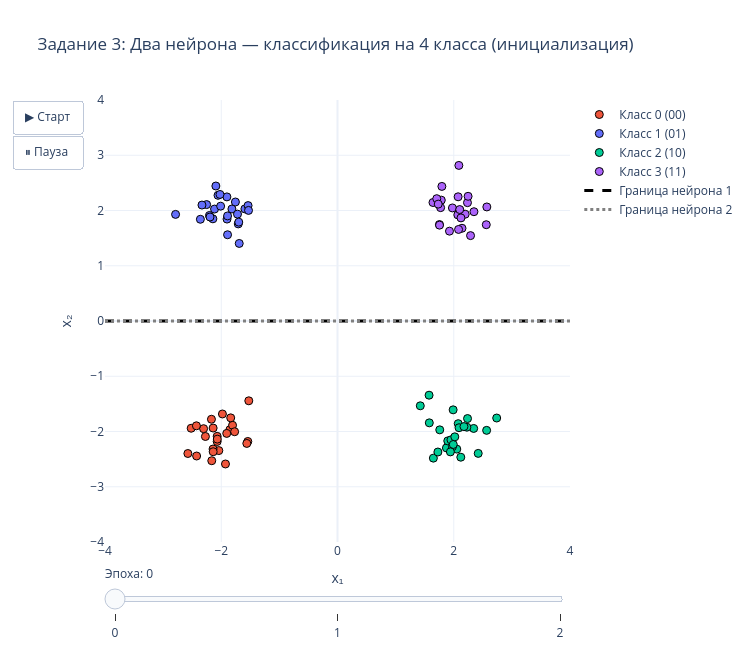

Write notebook code for a chart like this one.
### Markdown cell above
### Визуализация: точки и две разделяющие границы

### Code cell
color_map = {0: '#EF553B', 1: '#636EFA', 2: '#00CC96', 3: '#AB63FA'}
class_labels = {
    0: 'Класс 0 (00)',
    1: 'Класс 1 (01)',
    2: 'Класс 2 (10)',
    3: 'Класс 3 (11)'
}

fig4 = go.Figure()

for cls in range(4):
    mask = t4 == cls
    fig4.add_trace(go.Scatter(
        x=X4[mask, 0], y=X4[mask, 1],
        mode='markers',
        marker=dict(size=8, color=color_map[cls], line=dict(width=1, color='black')),
        name=class_labels[cls]
    ))

x_range = np.linspace(-4, 4, 200)

def multi_boundary_xy(weights, bias, y_limits=(-4, 4)):
    if abs(weights[1]) > 1e-9:
        return x_range, -(weights[0] * x_range + bias) / weights[1]
    if abs(weights[0]) > 1e-9:
        x_val = -bias / weights[0]
        return np.array([x_val, x_val]), np.array(y_limits)
    return x_range, np.zeros_like(x_range)

x_b1_0, y_b1_0 = multi_boundary_xy(perc4.weights_history_n1[0], perc4.bias_history_n1[0])
x_b2_0, y_b2_0 = multi_boundary_xy(perc4.weights_history_n2[0], perc4.bias_history_n2[0])

fig4.add_trace(go.Scatter(
    x=x_b1_0, y=y_b1_0,
    mode='lines', line=dict(color='black', width=3, dash='dash'),
    name='Граница нейрона 1'
))
fig4.add_trace(go.Scatter(
    x=x_b2_0, y=y_b2_0,
    mode='lines', line=dict(color='gray', width=3, dash='dot'),
    name='Граница нейрона 2'
))

frames4 = []
for epoch_idx in range(len(perc4.weights_history_n1)):
    x_b1_f, y_b1_f = multi_boundary_xy(perc4.weights_history_n1[epoch_idx], perc4.bias_history_n1[epoch_idx])
    x_b2_f, y_b2_f = multi_boundary_xy(perc4.weights_history_n2[epoch_idx], perc4.bias_history_n2[epoch_idx])
    subtitle = 'инициализация' if epoch_idx == 0 else f'эпоха {epoch_idx}, ошибок: {perc4.errors_per_epoch[epoch_idx - 1]}'
    frames4.append(go.Frame(
        data=[
            go.Scatter(x=x_b1_f, y=y_b1_f),
            go.Scatter(x=x_b2_f, y=y_b2_f),
        ],
        traces=[4, 5],
        name=str(epoch_idx),
        layout=go.Layout(title=f'Задание 3: Два нейрона — классификация на 4 класса ({subtitle})')
    ))

fig4.frames = frames4

fig4.update_layout(
    title='Задание 3: Два нейрона — классификация на 4 класса (инициализация)',
    xaxis_title='x₁', yaxis_title='x₂',
    xaxis=dict(range=[-4, 4]),
    yaxis=dict(range=[-4, 4]),
    template='plotly_white',
    width=750, height=650,
    updatemenus=[dict(
        type='buttons',
        showactive=False,
        buttons=[
            dict(label='▶ Старт', method='animate', args=[None, dict(frame=dict(duration=700, redraw=True), fromcurrent=True)]),
            dict(label='⏸ Пауза', method='animate', args=[[None], dict(frame=dict(duration=0, redraw=False), mode='immediate')]),
        ]
    )],
    sliders=[dict(
        active=0,
        currentvalue=dict(prefix='Эпоха: '),
        steps=[
            dict(
                method='animate',
                args=[[str(i)], dict(frame=dict(duration=0, redraw=True), mode='immediate')],
                label=str(i)
            )
            for i in range(len(frames4))
        ]
    )]
)
fig4.write_html('report/outputs/task3_four_classes.html')
fig4.show()

### Figure 1 — Plotly figure (JSON) as saved in the notebook; plotly's stock layout.template omitted (floating-point values rounded to 4 significant figures; data arrays with more than 128 entries replaced by an {"elided": "..."} marker saying what was removed)
{"data": [{"marker": {"color": "#EF553B", "line": {"color": "black", "width": 1}, "size": 8}, "mode": "markers", "name": "Класс 0 (00)", "type": "scatter", "x": [-1.851, -2.041, -1.806, -1.543, -2.07, -2.07, -1.526, -1.77, -2.141, -1.837, -2.139, -2.14, -1.927, -2.574, -2.517, -2.169, -2.304, -1.906, -2.272, -2.424, -1.56, -2.068, -1.98, -2.427, -2.163], "y": [-1.967, -2.345, -1.887, -2.18, -2.088, -2.181, -1.444, -2.004, -2.317, -1.753, -2.366, -1.937, -2.588, -2.398, -1.941, -1.778, -1.949, -2.035, -2.09, -2.444, -2.216, -2.138, -1.683, -1.897, -2.529]}, {"marker": {"color": "#636EFA", "line": {"color": "black", "width": 1}, "size": 8}, "mode": "markers", "name": "Класс 1 (01)", "type": "scatter", "x": [-1.903, -2.116, -2.203, -1.816, -1.691, -1.721, -2.252, -2.093, -1.901, -1.707, -2.144, -2.056, -2.332, -2.359, -1.756, -1.593, -2.022, -1.699, -1.892, -2.194, -1.892, -1.539, -2.011, -1.531, -2.786], "y": [2.247, 2.026, 1.91, 2.028, 1.404, 1.934, 2.107, 2.443, 1.845, 1.757, 1.849, 2.275, 2.099, 1.841, 2.154, 2.029, 2.291, 1.789, 1.902, 1.882, 1.561, 2.089, 2.078, 2.002, 1.93]}, {"marker": {"color": "#00CC96", "line": {"color": "black", "width": 1}, "size": 8}, "mode": "markers", "name": "Класс 2 (10)", "type": "scatter", "x": [1.575, 1.874, 1.897, 1.759, 1.952, 2.121, 2.566, 2.052, 2.077, 1.978, 1.424, 1.992, 2.018, 2.739, 1.942, 2.09, 1.99, 1.649, 2.343, 2.226, 2.237, 1.727, 2.421, 1.579, 2.176], "y": [-1.343, -2.297, -2.17, -1.97, -2.151, -2.465, -1.979, -2.319, -1.858, -2.276, -1.535, -2.235, -2.097, -1.756, -2.369, -1.932, -1.608, -2.482, -1.945, -1.922, -1.765, -2.371, -2.396, -1.843, -1.911]}, {"marker": {"color": "#AB63FA", "line": {"color": "black", "width": 1}, "size": 8}, "mode": "markers", "name": "Класс 3 (11)", "type": "scatter", "x": [2.075, 2.104, 1.796, 2.07, 2.088, 1.786, 2.56, 2.142, 1.643, 2.197, 1.708, 2.236, 2.348, 1.754, 2.289, 2.124, 2.247, 2.569, 1.926, 1.774, 1.733, 1.755, 1.977, 2.102, 2.083], "y": [2.248, 2.004, 2.436, 1.921, 2.816, 2.188, 1.743, 1.679, 2.145, 1.933, 2.214, 2.142, 1.978, 1.746, 1.546, 1.866, 2.257, 2.064, 1.626, 2.052, 2.116, 1.735, 2.046, 2.017, 1.657]}, {"line": {"color": "black", "dash": "dash", "width": 3}, "mode": "lines", "name": "Граница нейрона 1", "type": "scatter", "x": {"elided": "200 float values"}, "y": {"elided": "200 float values"}}, {"line": {"color": "gray", "dash": "dot", "width": 3}, "mode": "lines", "name": "Граница нейрона 2", "type": "scatter", "x": {"elided": "200 float values"}, "y": {"elided": "200 float values"}}], "layout": {"height": 650, "sliders": [{"active": 0, "currentvalue": {"prefix": "Эпоха: "}, "steps": [{"args": [["0"], {"frame": {"duration": 0, "redraw": true}, "mode": "immediate"}], "label": "0", "method": "animate"}, {"args": [["1"], {"frame": {"duration": 0, "redraw": true}, "mode": "immediate"}], "label": "1", "method": "animate"}, {"args": [["2"], {"frame": {"duration": 0, "redraw": true}, "mode": "immediate"}], "label": "2", "method": "animate"}]}], "title": {"text": "Задание 3: Два нейрона — классификация на 4 класса (инициализация)"}, "updatemenus": [{"buttons": [{"args": [null, {"frame": {"duration": 700, "redraw": true}, "fromcurrent": true}], "label": "▶ Старт", "method": "animate"}, {"args": [[null], {"frame": {"duration": 0, "redraw": false}, "mode": "immediate"}], "label": "⏸ Пауза", "method": "animate"}], "showactive": false, "type": "buttons"}], "width": 750, "xaxis": {"range": [-4, 4], "title": {"text": "x₁"}}, "yaxis": {"range": [-4, 4], "title": {"text": "x₂"}}}}
